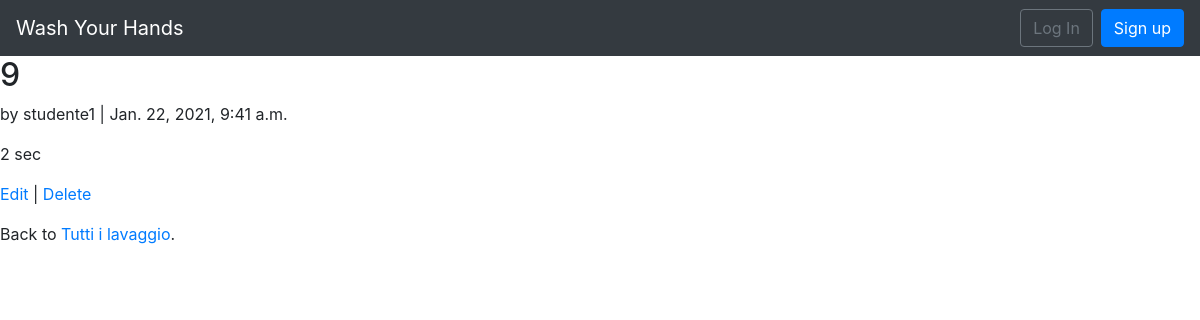
Page /lavaggi/2/ on the committed database.
### lavaggi/models.py (models this page shows, shortened)
class Lavaggio(models.Model):
    numero = models.CharField(max_length=255)
    kpi = models.TextField()
    esito = models.CharField(max_length=255)
    date = models.DateTimeField(auto_now_add=True)
    utente = models.ForeignKey(
        get_user_model(),
        on_delete=models.CASCADE,
    )

### users/models.py (models this page shows)
class CustomUser(AbstractUser):
    age = models.PositiveIntegerField(null=True, blank=True)

### lavaggi/views.py (the view)
class LavaggioDetailView(DetailView): # new
    model = Lavaggio
    template_name = 'lavaggio_detail.html'
    login_url = 'login'

### templates/lavaggio_detail.html
{% extends 'base.html' %}
{% block content %}
  <div class="article-entry">
    <h2>{{ object.numero }}</h2>
    <p>by {{ object.utente }} | {{ object.date }}</p>
    <p>{{ object.kpi }}</p>
  </div>
  <p><a href="{% url 'lavaggio_edit' lavaggio.pk %}">Edit</a> |
    <a href="{% url 'lavaggio_delete' lavaggio.pk %}">Delete</a></p>
  <p>Back to <a href="{% url 'lavaggio_list' %}">Tutti i lavaggio</a>.</p>
{% endblock content %}

### rows in the picture
Lavaggio: numero "9", utente "studente1", date "Jan. 22, 2021, 9:41 a.m.", kpi "2 sec"
